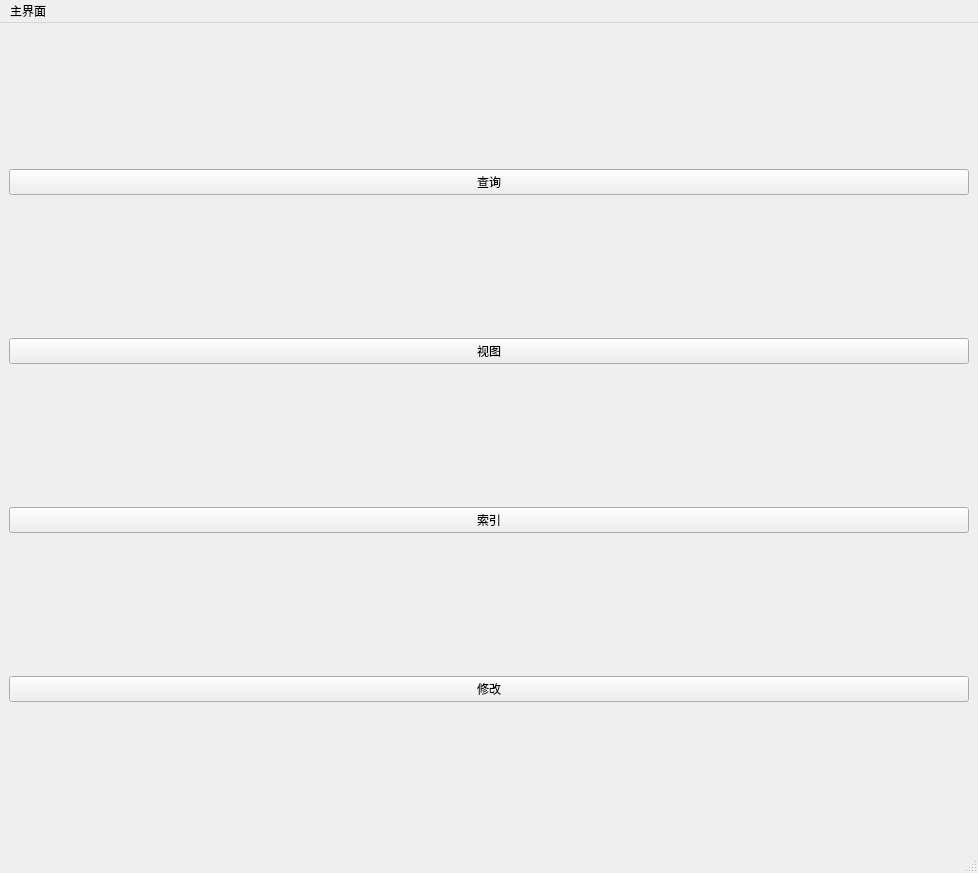
<?xml version="1.0" encoding="UTF-8"?>
<ui version="4.0">
 <class>MainWindow</class>
 <widget class="QMainWindow" name="MainWindow">
  <property name="geometry">
   <rect>
    <x>0</x>
    <y>0</y>
    <width>978</width>
    <height>873</height>
   </rect>
  </property>
  <property name="windowTitle">
   <string>MainWindow</string>
  </property>
  <widget class="QWidget" name="centralwidget">
   <layout class="QVBoxLayout" name="verticalLayout">
    <item>
     <widget class="QPushButton" name="pushButton">
      <property name="text">
       <string>查询</string>
      </property>
     </widget>
    </item>
    <item>
     <widget class="QPushButton" name="pushButton_4">
      <property name="text">
       <string>视图</string>
      </property>
     </widget>
    </item>
    <item>
     <widget class="QPushButton" name="pushButton_3">
      <property name="text">
       <string>索引</string>
      </property>
     </widget>
    </item>
    <item>
     <widget class="QPushButton" name="pushButton_2">
      <property name="text">
       <string>修改</string>
      </property>
     </widget>
    </item>
   </layout>
  </widget>
  <widget class="QMenuBar" name="menubar">
   <property name="geometry">
    <rect>
     <x>0</x>
     <y>0</y>
     <width>978</width>
     <height>37</height>
    </rect>
   </property>
   <widget class="QMenu" name="menu">
    <property name="title">
     <string>主界面</string>
    </property>
   </widget>
   <addaction name="menu"/>
  </widget>
  <widget class="QStatusBar" name="statusbar"/>
 </widget>
 <resources/>
 <connections/>
</ui>
